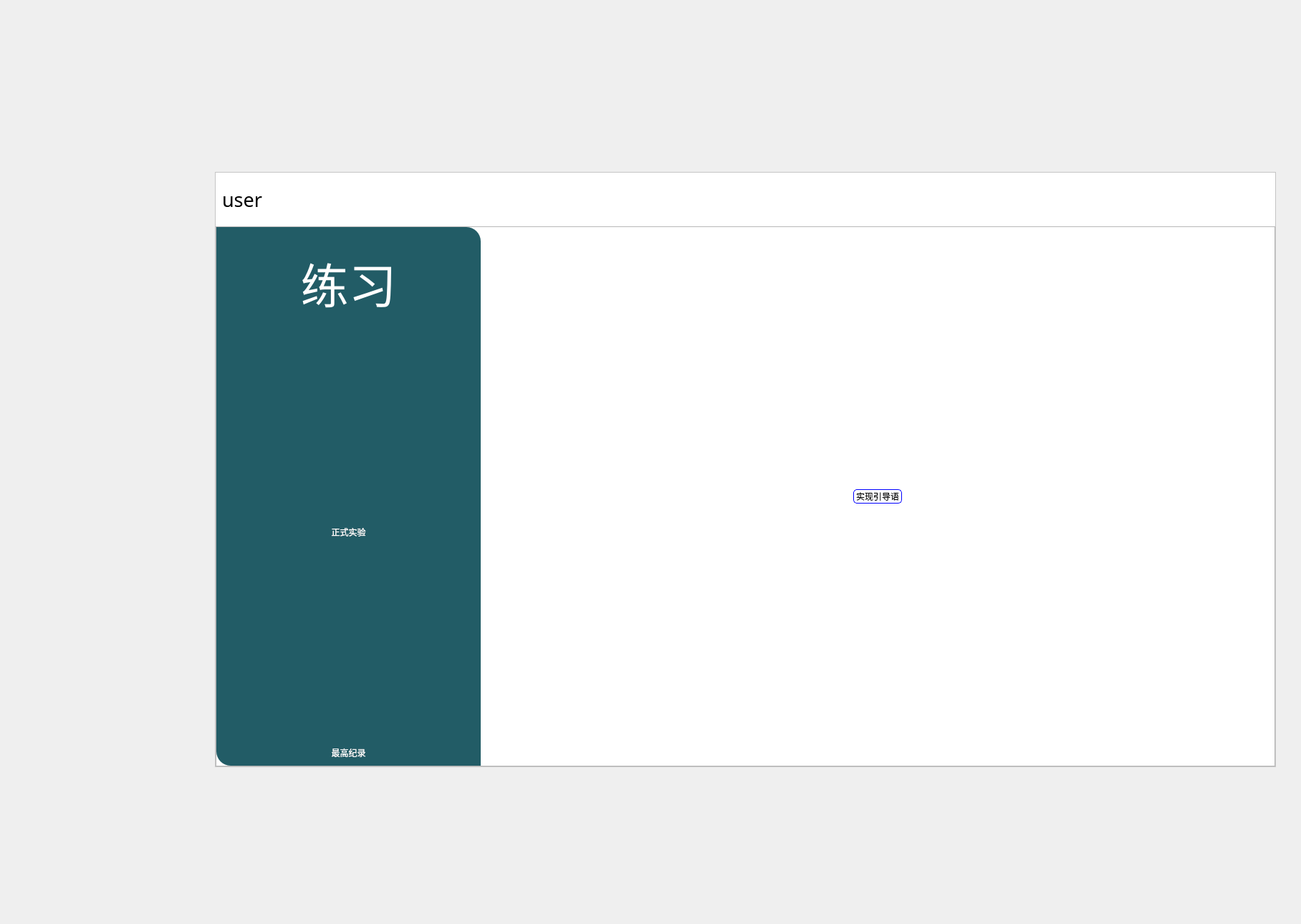
<?xml version="1.0" encoding="UTF-8"?>
<ui version="4.0">
 <class>MainWindow</class>
 <widget class="QMainWindow" name="MainWindow">
  <property name="geometry">
   <rect>
    <x>0</x>
    <y>0</y>
    <width>1816</width>
    <height>1290</height>
   </rect>
  </property>
  <property name="windowTitle">
   <string>MainWindow</string>
  </property>
  <widget class="QWidget" name="centralwidget">
   <widget class="QFrame" name="frame">
    <property name="geometry">
     <rect>
      <x>300</x>
      <y>240</y>
      <width>1481</width>
      <height>831</height>
     </rect>
    </property>
    <property name="minimumSize">
     <size>
      <width>1481</width>
      <height>831</height>
     </size>
    </property>
    <property name="styleSheet">
     <string notr="true">#frame{
	
	background-color: rgb(255, 255, 255);
}</string>
    </property>
    <property name="frameShape">
     <enum>QFrame::StyledPanel</enum>
    </property>
    <property name="frameShadow">
     <enum>QFrame::Raised</enum>
    </property>
    <layout class="QVBoxLayout" name="verticalLayout">
     <property name="spacing">
      <number>0</number>
     </property>
     <property name="leftMargin">
      <number>0</number>
     </property>
     <property name="topMargin">
      <number>0</number>
     </property>
     <property name="rightMargin">
      <number>0</number>
     </property>
     <property name="bottomMargin">
      <number>0</number>
     </property>
     <item>
      <widget class="QFrame" name="frame_2">
       <property name="sizePolicy">
        <sizepolicy hsizetype="Expanding" vsizetype="Preferred">
         <horstretch>0</horstretch>
         <verstretch>1</verstretch>
        </sizepolicy>
       </property>
       <property name="styleSheet">
        <string notr="true">background-color: rgb(255, 255, 255);
border-top-left-radius:20px;
border-top-right-radius:20px;</string>
       </property>
       <property name="frameShape">
        <enum>QFrame::StyledPanel</enum>
       </property>
       <property name="frameShadow">
        <enum>QFrame::Raised</enum>
       </property>
       <layout class="QHBoxLayout" name="horizontalLayout">
        <property name="spacing">
         <number>0</number>
        </property>
        <property name="leftMargin">
         <number>0</number>
        </property>
        <property name="topMargin">
         <number>0</number>
        </property>
        <property name="rightMargin">
         <number>0</number>
        </property>
        <property name="bottomMargin">
         <number>0</number>
        </property>
        <item>
         <widget class="QFrame" name="frame_4">
          <property name="sizePolicy">
           <sizepolicy hsizetype="Expanding" vsizetype="Preferred">
            <horstretch>0</horstretch>
            <verstretch>0</verstretch>
           </sizepolicy>
          </property>
          <property name="frameShape">
           <enum>QFrame::StyledPanel</enum>
          </property>
          <property name="frameShadow">
           <enum>QFrame::Raised</enum>
          </property>
          <layout class="QHBoxLayout" name="horizontalLayout_2">
           <item alignment="Qt::AlignLeft">
            <widget class="QPushButton" name="pushButton">
             <property name="font">
              <font>
               <family>幼圆</family>
               <pointsize>20</pointsize>
               <weight>50</weight>
               <italic>false</italic>
               <bold>false</bold>
              </font>
             </property>
             <property name="styleSheet">
              <string notr="true">border:none;
font: 20pt &quot;幼圆&quot;;</string>
             </property>
             <property name="text">
              <string>user</string>
             </property>
             <property name="icon">
              <iconset resource="resouce.qrc">
               <normaloff>:/icons/icons/地球.png</normaloff>:/icons/icons/地球.png</iconset>
             </property>
             <property name="iconSize">
              <size>
               <width>25</width>
               <height>25</height>
              </size>
             </property>
            </widget>
           </item>
          </layout>
         </widget>
        </item>
        <item alignment="Qt::AlignRight">
         <widget class="QFrame" name="frame_5">
          <property name="sizePolicy">
           <sizepolicy hsizetype="Expanding" vsizetype="Preferred">
            <horstretch>0</horstretch>
            <verstretch>0</verstretch>
           </sizepolicy>
          </property>
          <property name="styleSheet">
           <string notr="true">QPushButton{
	border:none;
}
QPushButton:hover{
	padding-bottom:5px

}</string>
          </property>
          <property name="frameShape">
           <enum>QFrame::StyledPanel</enum>
          </property>
          <property name="frameShadow">
           <enum>QFrame::Raised</enum>
          </property>
          <layout class="QHBoxLayout" name="horizontalLayout_3">
           <item>
            <widget class="QPushButton" name="pushButton_logout">
             <property name="text">
              <string/>
             </property>
             <property name="icon">
              <iconset resource="resouce.qrc">
               <normaloff>:/icons/icons/exit.png</normaloff>:/icons/icons/exit.png</iconset>
             </property>
             <property name="iconSize">
              <size>
               <width>25</width>
               <height>25</height>
              </size>
             </property>
            </widget>
           </item>
           <item>
            <widget class="QPushButton" name="pushButton_3">
             <property name="text">
              <string/>
             </property>
             <property name="icon">
              <iconset resource="resouce.qrc">
               <normaloff>:/icons/icons/minimize (1).png</normaloff>:/icons/icons/minimize (1).png</iconset>
             </property>
            </widget>
           </item>
           <item>
            <widget class="QPushButton" name="pushButton_2">
             <property name="text">
              <string/>
             </property>
             <property name="icon">
              <iconset resource="resouce.qrc">
               <normaloff>:/icons/icons/close.png</normaloff>:/icons/icons/close.png</iconset>
             </property>
            </widget>
           </item>
          </layout>
         </widget>
        </item>
       </layout>
      </widget>
     </item>
     <item>
      <widget class="QFrame" name="frame_3">
       <property name="sizePolicy">
        <sizepolicy hsizetype="Preferred" vsizetype="Expanding">
         <horstretch>0</horstretch>
         <verstretch>10</verstretch>
        </sizepolicy>
       </property>
       <property name="frameShape">
        <enum>QFrame::StyledPanel</enum>
       </property>
       <property name="frameShadow">
        <enum>QFrame::Raised</enum>
       </property>
       <layout class="QHBoxLayout" name="horizontalLayout_4">
        <property name="spacing">
         <number>0</number>
        </property>
        <property name="leftMargin">
         <number>0</number>
        </property>
        <property name="topMargin">
         <number>0</number>
        </property>
        <property name="rightMargin">
         <number>0</number>
        </property>
        <property name="bottomMargin">
         <number>0</number>
        </property>
        <item>
         <widget class="QFrame" name="frame_6">
          <property name="sizePolicy">
           <sizepolicy hsizetype="Expanding" vsizetype="Preferred">
            <horstretch>1</horstretch>
            <verstretch>0</verstretch>
           </sizepolicy>
          </property>
          <property name="styleSheet">
           <string notr="true">#frame_6{
	
	background-color: rgb(34, 92, 102);
	border-bottom-left-radius:20px;
	border-top-right-radius:20px;
}
QPushButton{
	border:none;
	color: rgb(255, 255, 255);
	font: 50pt &quot;幼圆&quot;;
}
QPushButton:hover{
	
	color: rgb(17, 48, 53);
}
QPushButton:pressed{
	padding-left:5px;
	padding-top:5px;
}</string>
          </property>
          <property name="frameShape">
           <enum>QFrame::StyledPanel</enum>
          </property>
          <property name="frameShadow">
           <enum>QFrame::Raised</enum>
          </property>
          <layout class="QVBoxLayout" name="verticalLayout_2">
           <item>
            <widget class="QPushButton" name="pushButton_7">
             <property name="text">
              <string/>
             </property>
            </widget>
           </item>
           <item>
            <widget class="QPushButton" name="pushButton_exercise">
             <property name="font">
              <font>
               <family>幼圆</family>
               <pointsize>50</pointsize>
               <weight>50</weight>
               <italic>false</italic>
               <bold>false</bold>
              </font>
             </property>
             <property name="text">
              <string>练习</string>
             </property>
            </widget>
           </item>
           <item>
            <spacer name="verticalSpacer_2">
             <property name="orientation">
              <enum>Qt::Vertical</enum>
             </property>
             <property name="sizeHint" stdset="0">
              <size>
               <width>20</width>
               <height>40</height>
              </size>
             </property>
            </spacer>
           </item>
           <item>
            <widget class="QPushButton" name="pushButton_main">
             <property name="text">
              <string>正式实验</string>
             </property>
            </widget>
           </item>
           <item>
            <spacer name="verticalSpacer">
             <property name="orientation">
              <enum>Qt::Vertical</enum>
             </property>
             <property name="sizeHint" stdset="0">
              <size>
               <width>20</width>
               <height>40</height>
              </size>
             </property>
            </spacer>
           </item>
           <item>
            <widget class="QPushButton" name="pushButton_highestscore">
             <property name="text">
              <string>最高纪录</string>
             </property>
            </widget>
           </item>
          </layout>
         </widget>
        </item>
        <item>
         <widget class="QFrame" name="frame_7">
          <property name="sizePolicy">
           <sizepolicy hsizetype="Expanding" vsizetype="Preferred">
            <horstretch>3</horstretch>
            <verstretch>0</verstretch>
           </sizepolicy>
          </property>
          <property name="styleSheet">
           <string notr="true">#frame_7{
	
	background-color: rgb(255, 255, 255);
	border-bottom-right-radius:20px;
}</string>
          </property>
          <property name="frameShape">
           <enum>QFrame::StyledPanel</enum>
          </property>
          <property name="frameShadow">
           <enum>QFrame::Raised</enum>
          </property>
          <layout class="QVBoxLayout" name="verticalLayout_3">
           <property name="spacing">
            <number>0</number>
           </property>
           <property name="leftMargin">
            <number>0</number>
           </property>
           <property name="topMargin">
            <number>0</number>
           </property>
           <property name="rightMargin">
            <number>0</number>
           </property>
           <property name="bottomMargin">
            <number>0</number>
           </property>
           <item>
            <widget class="QStackedWidget" name="stackedWidget">
             <property name="currentIndex">
              <number>0</number>
             </property>
             <widget class="QWidget" name="page_home">
              <layout class="QVBoxLayout" name="verticalLayout_4">
               <item alignment="Qt::AlignHCenter|Qt::AlignVCenter">
                <widget class="QLabel" name="label">
                 <property name="styleSheet">
                  <string notr="true">color: rgb(0, 0, 0);
font: 30pt &quot;幼圆&quot;;
border:1px solid blue;
border-radius:5px</string>
                 </property>
                 <property name="text">
                  <string>实现引导语</string>
                 </property>
                </widget>
               </item>
              </layout>
             </widget>
             <widget class="QWidget" name="page_exercise">
              <widget class="QPushButton" name="run_exercise">
               <property name="geometry">
                <rect>
                 <x>520</x>
                 <y>350</y>
                 <width>101</width>
                 <height>101</height>
                </rect>
               </property>
               <property name="styleSheet">
                <string notr="true">QPushButton{
	border:none;
}

QPushButton:hover{
	padding-bottom:20px

}</string>
               </property>
               <property name="text">
                <string/>
               </property>
               <property name="icon">
                <iconset>
                 <normaloff>icons/play.png</normaloff>icons/play.png</iconset>
               </property>
               <property name="iconSize">
                <size>
                 <width>160</width>
                 <height>160</height>
                </size>
               </property>
              </widget>
              <widget class="QLabel" name="label_2">
               <property name="geometry">
                <rect>
                 <x>300</x>
                 <y>220</y>
                 <width>511</width>
                 <height>71</height>
                </rect>
               </property>
               <property name="styleSheet">
                <string notr="true">font-size: 50px</string>
               </property>
               <property name="text">
                <string>点击按钮进行练习实验</string>
               </property>
              </widget>
             </widget>
             <widget class="QWidget" name="page_main">
              <widget class="QPushButton" name="run_main_test">
               <property name="geometry">
                <rect>
                 <x>520</x>
                 <y>350</y>
                 <width>101</width>
                 <height>101</height>
                </rect>
               </property>
               <property name="styleSheet">
                <string notr="true">QPushButton{
	border:none;
}

QPushButton:hover{
	padding-bottom:20px

}</string>
               </property>
               <property name="text">
                <string/>
               </property>
               <property name="icon">
                <iconset>
                 <normaloff>icons/play.png</normaloff>icons/play.png</iconset>
               </property>
               <property name="iconSize">
                <size>
                 <width>160</width>
                 <height>160</height>
                </size>
               </property>
              </widget>
              <widget class="QLabel" name="label_3">
               <property name="geometry">
                <rect>
                 <x>270</x>
                 <y>250</y>
                 <width>591</width>
                 <height>101</height>
                </rect>
               </property>
               <property name="styleSheet">
                <string notr="true">font-size: 50px</string>
               </property>
               <property name="text">
                <string>2、点击按钮进行正式实验</string>
               </property>
              </widget>
              <widget class="QLabel" name="label_4">
               <property name="geometry">
                <rect>
                 <x>270</x>
                 <y>150</y>
                 <width>511</width>
                 <height>101</height>
                </rect>
               </property>
               <property name="styleSheet">
                <string notr="true">font-size: 50px</string>
               </property>
               <property name="text">
                <string>1、选择每人绘图数量：</string>
               </property>
              </widget>
              <widget class="QComboBox" name="comboBox">
               <property name="geometry">
                <rect>
                 <x>830</x>
                 <y>175</y>
                 <width>101</width>
                 <height>51</height>
                </rect>
               </property>
               <property name="font">
                <font>
                 <pointsize>40</pointsize>
                </font>
               </property>
               <property name="editable">
                <bool>false</bool>
               </property>
               <property name="frame">
                <bool>true</bool>
               </property>
               <item>
                <property name="text">
                 <string>10</string>
                </property>
               </item>
               <item>
                <property name="text">
                 <string>20</string>
                </property>
               </item>
               <item>
                <property name="text">
                 <string>30</string>
                </property>
               </item>
              </widget>
              <widget class="QLabel" name="label_5">
               <property name="geometry">
                <rect>
                 <x>940</x>
                 <y>150</y>
                 <width>61</width>
                 <height>101</height>
                </rect>
               </property>
               <property name="styleSheet">
                <string notr="true">font-size: 50px</string>
               </property>
               <property name="text">
                <string>张</string>
               </property>
              </widget>
             </widget>
             <widget class="QWidget" name="page_highestscore"/>
            </widget>
           </item>
          </layout>
         </widget>
        </item>
       </layout>
      </widget>
     </item>
    </layout>
   </widget>
  </widget>
 </widget>
 <resources>
  <include location="resouce.qrc"/>
 </resources>
 <connections>
  <connection>
   <sender>pushButton_2</sender>
   <signal>clicked()</signal>
   <receiver>MainWindow</receiver>
   <slot>close()</slot>
   <hints>
    <hint type="sourcelabel">
     <x>1770</x>
     <y>270</y>
    </hint>
    <hint type="destinationlabel">
     <x>1601</x>
     <y>47</y>
    </hint>
   </hints>
  </connection>
  <connection>
   <sender>pushButton_3</sender>
   <signal>clicked()</signal>
   <receiver>MainWindow</receiver>
   <slot>showMinimized()</slot>
   <hints>
    <hint type="sourcelabel">
     <x>1744</x>
     <y>270</y>
    </hint>
    <hint type="destinationlabel">
     <x>1626</x>
     <y>133</y>
    </hint>
   </hints>
  </connection>
 </connections>
</ui>
